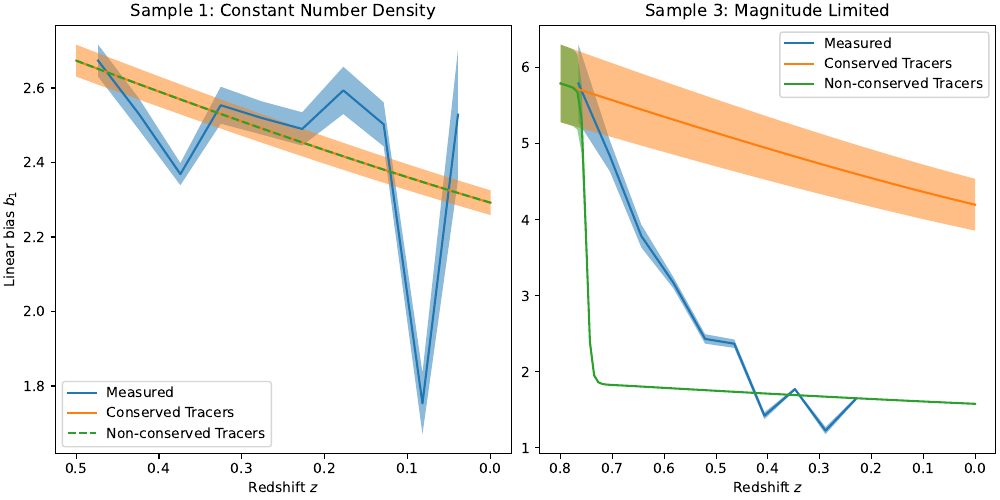

Reproduce this figure in Python.
import h5py
import numpy as np
from tqdm import trange
from scipy import optimize
import matplotlib.pyplot as plt
from bias_models import b_1_conserved_tracers, b_1_non_conserved_tracers, n_g as number_density


def chi_2_conserved(b_1_i, z, b_1, sigma):
    return np.sum(norm_residuals_conserved(b_1_i, z, b_1, sigma))


def norm_residuals_conserved(b_1_i, z, b_1, sigma):
    return (b_1 - b_1_conserved_tracers(z, b_1_i))/sigma


def fit_conserved(z, b_1, sigma, resamples):
    model_fit = optimize.minimize(chi_2_conserved, b_1[-1], args=(z, b_1, sigma))

    # bootstrap to get the variance
    N = b_1.shape[0]
    sorted_indices = np.arange(N)
    resampled_bias = np.ndarray(resamples)
    for i in trange(resamples):
        indices = np.random.default_rng().choice(sorted_indices, N)
        resampled_bias_fit = optimize.minimize(chi_2_conserved, 2, args=(z[indices], b_1[indices], sigma[indices]))
        resampled_bias[i] = resampled_bias_fit.x[0]

    return model_fit.x[0], np.std(resampled_bias), norm_residuals_conserved(model_fit.x[0], z, b_1, sigma)


def chi_2_number_density(params, z, n_g, sigma):
    z_star, sigma_0, alpha_1, alpha_2 = params
    return np.sum(norm_residuals_number_density(z_star, sigma_0, alpha_1, alpha_2, z, n_g, sigma))


def norm_residuals_number_density(z_star, sigma_0, alpha_1, alpha_2, z, n_g, sigma):
    return (n_g - number_density(z, n_g[-1], z_star, sigma_0, alpha_1, alpha_2))/sigma


def fit_number_density(z, n_g, sigma, resamples):
    model_fit = optimize.minimize(chi_2_number_density, (0.5, 0.2, 1, 1), args=(z, n_g, sigma), bounds=((0, None), (None, None), (None, None), (None, None)))

    # bootstrap to get the variance
    N = n_g.shape[0]
    sorted_indices = np.arange(N)
    resampled_params = np.ndarray((resamples, 4))
    for i in trange(resamples):
        indices = np.random.default_rng().choice(sorted_indices, N)
        resampled_fit = optimize.minimize(chi_2_number_density, (model_fit.x[0], model_fit.x[1], model_fit.x[2], model_fit.x[3]), args=(z[indices], n_g[indices], sigma[indices]), bounds=((0, None), (None, None), (None, None), (None, None)))
        resampled_params[i, 0] = resampled_fit.x[0]
        resampled_params[i, 1] = resampled_fit.x[1]
        resampled_params[i, 2] = resampled_fit.x[2]
        resampled_params[i, 3] = resampled_fit.x[3]

    return model_fit.x[0], model_fit.x[1], model_fit.x[2], model_fit.x[3], np.std(resampled_params[:,0]), np.std(resampled_params[:,1]), np.std(resampled_params[:,2]), np.std(resampled_params[:,3]), norm_residuals_number_density(model_fit.x[0], model_fit.x[1], model_fit.x[2], model_fit.x[3], z, n_g, sigma)


def chi_2_non_conserved(b_1_i, z, b_1, sigma, n_g_i, z_star, sigma_0, alpha_1, alpha_2):
    return np.sum(norm_residuals_non_conserved(b_1_i, z, b_1, sigma, n_g_i, z_star, sigma_0, alpha_1, alpha_2))


def norm_residuals_non_conserved(b_1_i, z, b_1, sigma, n_g_i, z_star, sigma_0, alpha_1, alpha_2):
    return (b_1 - b_1_non_conserved_tracers(z, b_1_i, n_g_i, z_star, sigma_0, alpha_1, alpha_2))/sigma


def fit_non_conserved(z, b_1, sigma, n_g_i, z_star, sigma_0, alpha_1, alpha_2, resamples):
    model_fit = optimize.minimize(chi_2_non_conserved, b_1[-1], args=(z, b_1, sigma, n_g_i, z_star, sigma_0, alpha_1, alpha_2))

    # bootstrap to get the variance
    N = b_1.shape[0]
    sorted_indices = np.arange(N)
    resampled_bias = np.ndarray(resamples)
    for i in trange(resamples):
        indices = np.random.default_rng().choice(sorted_indices, N)
        resampled_bias_fit = optimize.minimize(chi_2_non_conserved, 2, args=(z[indices], b_1[indices], sigma[indices], n_g_i, z_star, sigma_0, alpha_1, alpha_2))
        resampled_bias[i] = resampled_bias_fit.x[0]

    return model_fit.x[0], np.std(resampled_bias), norm_residuals_non_conserved(model_fit.x[0], z, b_1, sigma, n_g_i, z_star, sigma_0, alpha_1, alpha_2)


def create_fits(file, base, plot=False):
    with h5py.File(f"number_density/number_density_{file}.hdf5", "r") as number_density_save:
        z = np.array(number_density_save[base]["z"])
        n_g = np.array(number_density_save[base]["n_g"])
        sigma_n_g = np.array(number_density_save[base]["sigma"])

    # fit the number density
    z_star, sigma_0, alpha_1, alpha_2, sigma_z_star, sigma_sigma_0, sigma_alpha_1, sigma_alpha_2, residuals = fit_number_density(z, n_g, sigma_n_g, 1)
    print(z_star, sigma_0, alpha_1, alpha_2)

    # fit the bias
    with h5py.File(f"bias_evolution/bias_{file}.hdf5", "r") as measured_bias:
        z = np.array(measured_bias[base]["z"])
        bias = np.array(measured_bias[base]["b_1"])
        sigma_b = np.array(measured_bias[base]["sigma"])

    # b_1_i_conserved, b_1_i_sigma_conserved, residuals_conserved = fit_conserved(z, bias, sigma_b, 1000)
    # b_1_i_non_conserved, b_1_i_sigma_non_conserved, residuals_non_conserved = fit_non_conserved(z, bias, sigma_b, n_g[-1], z_star, sigma_0, alpha_1, alpha_2, 1000)

    if plot:
        # plot the number density fit
        fig, ax = plt.subplots(1, 1, figsize=(7, 7), layout="constrained")

        ax.plot(z, n_g, label="Measured Number Density")
        ax.fill_between(z, n_g+sigma_n_g, n_g-sigma_n_g, alpha=0.5)
        ax.plot(np.linspace(z[-1], 0, 100), number_density(np.linspace(z[-1], 0, 100), n_g[-1], z_star, sigma_0, alpha_1, alpha_2), label="Predicted Number Density Evolution")
        
        ax.set_yscale("log")
        ax.invert_xaxis()
        ax.legend(loc="lower right")

        ax.set_title("Number Density Evolution")
        ax.set_ylabel("$n_g [\\log_{10}M_\\odot]$")
        ax.set_xlabel("$z$")

        fig.savefig(f"bias_evolution/fit_number_density_{file}{'_' + base.replace('<', '_lt_').replace('.', '_') if base != '/' else ''}.pdf")

        # plot the bias fit
        fig, ax = plt.subplots(1, 1, figsize=(10, 10))

        ax.plot(z, bias)
        ax.fill_between(z, bias+sigma_b, bias-sigma_b, alpha=0.5)
        ax.plot(np.linspace(z[-1], 0, 100), b_1_conserved_tracers(np.linspace(z[-1], 0, 100), bias[-1]))
        ax.plot(np.linspace(z[-1], 0, 100), b_1_non_conserved_tracers(np.linspace(z[-1], 0, 100), bias[-1], n_g[-1], z_star, sigma_0, alpha_1, alpha_2))

        ax.invert_xaxis()

        ax.set_ylabel("Linear bias $b_1$")
        ax.set_xlabel("Redshift $z$")

        fig.savefig(f"bias_evolution/fit_bias_{file}{'_' + base.replace('<', '_lt_').replace('.', '_') if base != '/' else ''}.pdf")

    return (z_star, sigma_0, alpha_1, alpha_2), (sigma_z_star, sigma_sigma_0, sigma_alpha_1, sigma_alpha_2)


if __name__ == "__main__":
    print("Constant Number Density")
    params_const_num, sigma_params_const_num = create_fits("const_number_density", "/")
    print("Constant Stellar Mass")
    create_fits("const_stellar_mass", "11.5<m<inf")
    create_fits("const_stellar_mass", "11<m<11.5")
    create_fits("const_stellar_mass", "10.5<m<11")
    print("Magnitude Limited")
    params_mag_lim, sigma_params_mag_lim = create_fits("const_number_density", "/")

    z = np.ndarray((10, 5))
    bias = np.ndarray((10, 5))
    sigma_b = np.ndarray((10, 5))
    with h5py.File("bias_evolution/bias_const_number_density.hdf5", "r") as file:
        z[:,0] = np.array(file["z"])
        bias[:,0] = np.array(file["b_1"])
        sigma_b[:,0] = np.array(file["sigma"])
    with h5py.File("number_density/number_density_const_number_density.hdf5", "r") as file:
        n_g_const_num = np.array(file["n_g"])
    for i, mass_bin in enumerate(("11.5<m<inf", "11<m<11.5", "10.5<m<11")):
        with h5py.File("bias_evolution/bias_const_stellar_mass.hdf5", "r") as file:
            z[:,1+i] = np.array(file[mass_bin]["z"])
            bias[:,1+i] = np.array(file[mass_bin]["b_1"])
            sigma_b[:,1+i] = np.array(file[mass_bin]["sigma"])
    with h5py.File("bias_evolution/bias_magnitude_limited.hdf5", "r") as file:
        z[:,4] = np.array(file["z"])
        bias[:,4] = np.array(file["b_1"])
        sigma_b[:,4] = np.array(file["sigma"])
    with h5py.File("number_density/number_density_magnitude_limited.hdf5", "r") as file:
        n_g_mag_lim = np.array(file["n_g"])

    # plot bias evolution with models
    fig, (ax1, ax2) = plt.subplots(1, 2, figsize=(10, 5), layout="constrained")

    model_z = np.linspace(0.5, 0, 100)
    ax1.set_title("Sample 1: Constant Number Density")
    ax1.set_ylabel("Linear bias $b_1$")
    ax1.set_xlabel("Redshift $z$")
    ax1.plot(z[:,0], bias[:,0], label="Measured")
    ax1.fill_between(z[:,0], bias[:,0]+sigma_b[:,0], bias[:,0]-sigma_b[:,0], alpha=0.5)
    ax1.plot(model_z, b_1_conserved_tracers(model_z, bias[-1,0]), label="Conserved Tracers")
    ax1.fill_between(model_z, b_1_conserved_tracers(model_z, bias[-1,0]+sigma_b[-1,0]), b_1_conserved_tracers(model_z, bias[-1,0]-sigma_b[-1,0]), alpha=0.5)
    ax1.plot(model_z, b_1_non_conserved_tracers(model_z, bias[-1,0], n_g_const_num[-1], *params_const_num), linestyle="dashed", label="Non-conserved Tracers")
    ax1.invert_xaxis()
    ax1.legend()

    model_z = np.linspace(0.8, 0, 100)
    ax2.set_title("Sample 3: Magnitude Limited")
    ax2.set_xlabel("Redshift $z$")
    ax2.plot(z[:,4], bias[:,4], label="Measured")
    ax2.fill_between(z[:,4], bias[:,4]+sigma_b[:,4], bias[:,4]-sigma_b[:,4], alpha=0.5)
    ax2.plot(model_z, b_1_conserved_tracers(model_z, bias[-1,4]), label="Conserved Tracers")
    ax2.fill_between(model_z, b_1_conserved_tracers(model_z, bias[-1,4]+sigma_b[-1,4]), b_1_conserved_tracers(model_z, bias[-1,4]-sigma_b[-1,4]), alpha=0.5)
    ax2.plot(model_z, b_1_non_conserved_tracers(model_z, bias[-1,4], n_g_const_num[-1], *params_const_num), label="Non-conserved Tracers")
    ax2.fill_between(model_z, b_1_non_conserved_tracers(model_z, bias[-1,4]+sigma_b[-1,4], n_g_const_num[-1], *params_mag_lim), b_1_non_conserved_tracers(model_z, bias[-1,4]-sigma_b[-1,4], n_g_const_num[-1], *params_mag_lim), alpha=0.5)
    ax2.invert_xaxis()
    ax2.legend()

    fig.savefig("bias_evolution/bias_fit.pdf")

    # plot measured bias evolution for all samples
    fig, ax = plt.subplots(1, 1, figsize=(7, 7), layout="constrained")

    ax.plot(z[:,0], bias[:,0], label="Sample 1: Constant Number Density")
    ax.fill_between(z[:,0], bias[:,0]+sigma_b[:,0], bias[:,0]-sigma_b[:,0], alpha=0.5)
    ax.plot(z[:,1], bias[:,1], label="Sample 2A: Constant Stellar Mass $11.5<m<\\infty$")
    ax.fill_between(z[:,1], bias[:,1]+sigma_b[:,1], bias[:,1]-sigma_b[:,1], alpha=0.5)
    ax.plot(z[:,2], bias[:,2], label="Sample 2B: Constant Stellar Mass $11<m<11.5$")
    ax.fill_between(z[:,2], bias[:,2]+sigma_b[:,2], bias[:,2]-sigma_b[:,2], alpha=0.5)
    ax.plot(z[:,3], bias[:,3], label="Sample 2C: Constant Stellar Mass $10.5<m<11$")
    ax.fill_between(z[:,3], bias[:,3]+sigma_b[:,3], bias[:,3]-sigma_b[:,3], alpha=0.5)
    ax.plot(z[:,4], bias[:,4], label="Sample 3: Magnitude Limited")
    ax.fill_between(z[:,4], bias[:,4]+sigma_b[:,4], bias[:,4]-sigma_b[:,4], alpha=0.5)

    ax.invert_xaxis()
    ax.legend(loc="upper right")

    ax.set_ylabel("Linear bias $b_1$")
    ax.set_xlabel("Redshift $z$")

    fig.savefig(f"bias_evolution/bias_evolution.pdf")